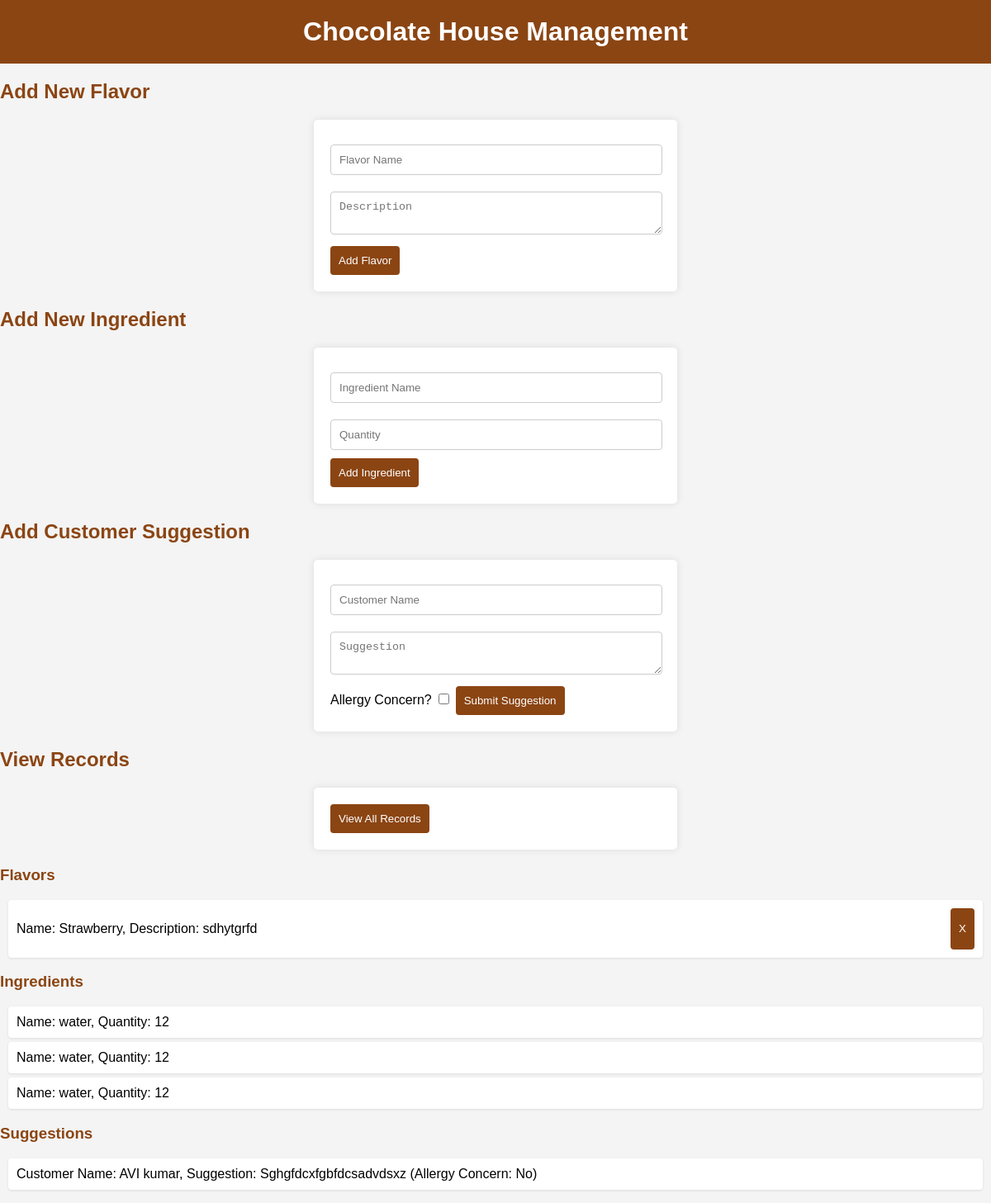
Screenshot of /view_records with the database file from the repository.
### tables this page shows
CREATE TABLE flavors (
    id INTEGER PRIMARY KEY AUTOINCREMENT,
    flavor_name TEXT NOT NULL,
    description TEXT
);

CREATE TABLE ingredients (
    id INTEGER PRIMARY KEY AUTOINCREMENT,
    ingredient_name TEXT NOT NULL,
    quantity INTEGER
);

CREATE TABLE suggestions (
    id INTEGER PRIMARY KEY AUTOINCREMENT,
    customer_name TEXT NOT NULL,
    suggestion TEXT,
    allergy_concern TEXT
);

### app.py (the view)
@app.route('/view_records')
def view_records():
    try:
        con = sql.connect("chocolate_house.db")
        con.row_factory = sql.Row
        cur = con.cursor()
        cur.execute("SELECT * FROM flavors")
        flavors = cur.fetchall()
        cur.execute("SELECT * FROM ingredients")
        ingredients = cur.fetchall()
        cur.execute("SELECT * FROM suggestions")
        suggestions = cur.fetchall()
        return render_template("index.html", flavors=flavors, ingredients=ingredients, suggestions=suggestions)
    except Exception as e:
        return f"Error in fetching records: {e}"

### templates/index.html (shortened to what this page needs)
<!DOCTYPE html>
<html lang="en">
<head>
</head>
<body>
    <header>
        <h1>Chocolate House Management</h1>
    </header>
    <h2>Add New Flavor</h2>
    <form method="POST" action="/add_flavor">
        <input type="text" name="flavor_name" placeholder="Flavor Name" required>
        <textarea name="description" placeholder="Description"></textarea>
        <button type="submit">Add Flavor</button>
    </form>
    <h2>Add New Ingredient</h2>
    <form method="POST" action="/add_ingredient">
        <input type="text" name="ingredient_name" placeholder="Ingredient Name" required>
        <input type="number" name="quantity" placeholder="Quantity" required>
        <button type="submit">Add Ingredient</button>
    </form>
    <h2>Add Customer Suggestion</h2>
    <form method="POST" action="/add_suggestion">
        <input type="text" name="customer_name" placeholder="Customer Name" required>
        <textarea name="suggestion" placeholder="Suggestion"></textarea>
        <label>
            Allergy Concern?
            <input type="checkbox" name="allergy_concern" value="Yes">
        </label>
        <button type="submit">Submit Suggestion</button>
    </form>
    <h2>View Records</h2>
    <form method="GET" action="/view_records">
        <button type="submit">View All Records</button>
    </form>
    {% if flavors or ingredients or suggestions %}
    <h3>Flavors</h3>
    <ul style="padding: 0px 10px;">
        {% for flavor in flavors %}
        <li style="display: flex; justify-content: space-between;">
            <p>Name: {{ flavor.flavor_name }}, Description: {{ flavor.description }}</p>
            <button class="flavour-btns" data-flavour-name="{{ flavor.flavor_name }}" data-flavour-id="{{flavor.id}}">X</button>
        </li>
        {% endfor %}
    </ul>
    <h3>Ingredients</h3>
    <ul style="padding: 0px 10px">
        {% for ingredient in ingredients %}
        <li>Name: {{ ingredient.ingredient_name }}, Quantity: {{ ingredient.quantity }}</li>
        {% endfor %}
    </ul>
    <h3>Suggestions</h3>
    <ul style="padding: 0px 10px">
        {% for suggestion in suggestions %}
        <li>Customer Name: {{ suggestion.customer_name }}, Suggestion: {{ suggestion.suggestion }} (Allergy Concern: {{ suggestion.allergy_concern }})</li>
        {% endfor %}
    </ul>
    {% endif %}
</body>
</html>

### templates/index.html (style rules this page uses)
body { font-family: Arial, sans-serif; margin: 0; padding: 0; background-color: #f4f4f4; }
header { background: #8B4513; color: white; padding: 20px; text-align: center; }
h1 { margin: 0; }
form { background: white; padding: 20px; margin: 20px auto; border-radius: 5px; box-shadow: 0 0 10px rgba(0,0,0,0.1); max-width: 400px; }
input[type="text"], input[type="number"], textarea { width: calc(100% - 20px); padding: 10px; margin: 10px 0; border: 1px solid #ccc; border-radius: 4px; }
button { background: #8B4513; color: white; border: none; padding: 10px; border-radius: 4px; cursor: pointer; transition: background 0.3s; }
h2, h3 { color: #8B4513; }
ul { list-style-type: none; padding: 0; }
li { background: #fff; margin: 5px 0; padding: 10px; border-radius: 4px; box-shadow: 0 1px 3px rgba(0,0,0,0.1); }

### rows the page displays
flavors: flavor_name "Strawberry", description "sdhytgrfd"
ingredients: ingredient_name "water", quantity "12"
ingredients: ingredient_name "water", quantity "12"
ingredients: ingredient_name "water", quantity "12"
suggestions: customer_name "AVI kumar", suggestion "Sghgfdcxfgbfdcsadvdsxz", allergy_concern "No"
